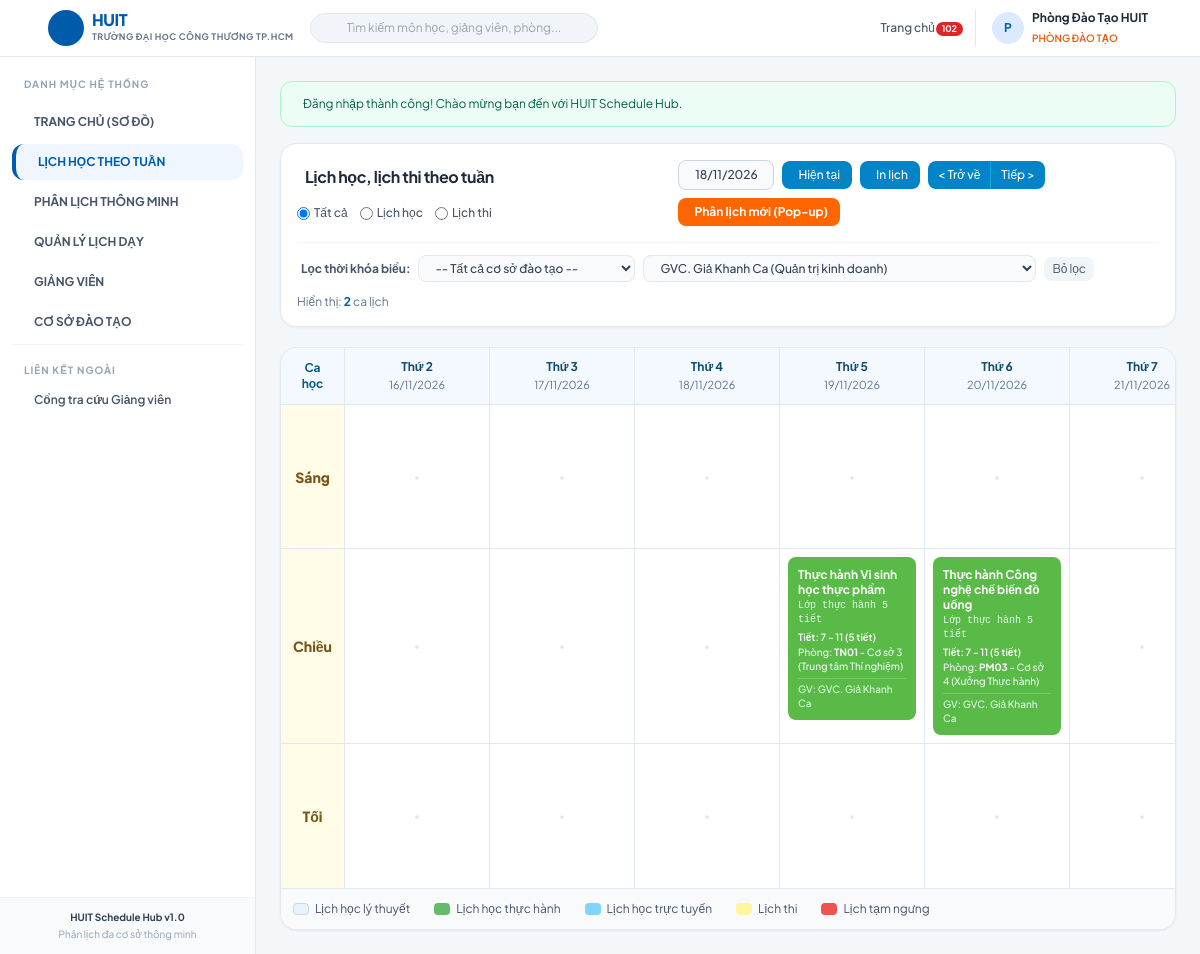
The app's page /timetable?teacher_id=11 (signed in) with its own data.
### tables this page shows
CREATE TABLE `schedules` (
  `id` int NOT NULL AUTO_INCREMENT,
  `teacher_id` int NOT NULL,
  `branch_id` int NOT NULL,
  `subject_name` varchar(255) NOT NULL,
  `room` varchar(50) NOT NULL,
  `day_of_week` tinyint NOT NULL COMMENT '2: Thu 2, 3: Thu 3, ..., 8: Chu Nhat',
  `shift_or_periods` varchar(100) NOT NULL COMMENT 'Vi du: Sang (Tiet 1-3), Chieu (Tiet 7-9)',
  `class_type` varchar(20) DEFAULT 'theory',
  `period_start` tinyint DEFAULT '1',
  `period_end` tinyint DEFAULT '3',
  `session_time` varchar(20) NOT NULL DEFAULT 'morning' COMMENT 'morning, afternoon, evening',
  `notes` text,
  `created_at` timestamp NULL DEFAULT CURRENT_TIMESTAMP,
  PRIMARY KEY (`id`),
  KEY `fk_schedule_teacher` (`teacher_id`),
  KEY `fk_schedule_branch` (`branch_id`),
  CONSTRAINT `fk_schedule_branch` FOREIGN KEY (`branch_id`) REFERENCES `branches` (`id`) ON DELETE CASCADE,
  CONSTRAINT `fk_schedule_teacher` FOREIGN KEY (`teacher_id`) REFERENCES `teachers` (`id`) ON DELETE CASCADE
);

CREATE TABLE `branches` (
  `id` int NOT NULL AUTO_INCREMENT,
  `branch_name` varchar(255) NOT NULL,
  `address` varchar(255) NOT NULL,
  `created_at` timestamp NULL DEFAULT CURRENT_TIMESTAMP,
  PRIMARY KEY (`id`)
);

CREATE TABLE `teachers` (
  `id` int NOT NULL AUTO_INCREMENT,
  `full_name` varchar(255) NOT NULL,
  `email` varchar(255) NOT NULL,
  `phone` varchar(50) NOT NULL,
  `expertise` varchar(255) NOT NULL,
  `password` varchar(255) NOT NULL,
  `created_at` timestamp NULL DEFAULT CURRENT_TIMESTAMP,
  PRIMARY KEY (`id`),
  UNIQUE KEY `email` (`email`)
);

### views/dashboard/weekly.php (the view, shortened to what the rows shown need)
<?php
$dayNames = [
    2 => ['name' => 'Thứ 2', 'date' => '16/11/2026'],
    3 => ['name' => 'Thứ 3', 'date' => '17/11/2026'],
    4 => ['name' => 'Thứ 4', 'date' => '18/11/2026'],
    5 => ['name' => 'Thứ 5', 'date' => '19/11/2026'],
    6 => ['name' => 'Thứ 6', 'date' => '20/11/2026'],
    7 => ['name' => 'Thứ 7', 'date' => '21/11/2026'],
    8 => ['name' => 'Chủ nhật', 'date' => '22/11/2026']
];
$sessions = ['Sáng', 'Chiều', 'Tối'];
if (!function_exists('getScheduleSessionName')) {
    function getScheduleSessionName(string $shift, array $shiftDetails): string {
        if (isset($shiftDetails[$shift]['session'])) {
            $sess = $shiftDetails[$shift]['session'];
            if ($sess === 'morning') return 'Sáng';
            if ($sess === 'afternoon') return 'Chiều';
            if ($sess === 'evening') return 'Tối';
        }
        return 'Sáng';
    }
}
?>
<div class="space-y-5">
    <div class="bg-white rounded-2xl border border-slate-200 shadow-sm p-4">
        <div class="flex flex-col lg:flex-row lg:items-center justify-between gap-4">
            <div class="flex flex-wrap items-center gap-4">
                <h1 class="text-base font-bold text-slate-800 tracking-tight flex items-center space-x-2">
                    <span>Lịch học, lịch thi theo tuần</span>
                </h1>
                <div class="flex items-center space-x-3 text-xs text-slate-600 font-medium">
                    <label class="flex items-center space-x-1 cursor-pointer">
                        <input type="radio" name="schedule_type" checked class="text-huit-header focus:ring-huit-header">
                        <span>Tất cả</span>
                    </label>
                    <label class="flex items-center space-x-1 cursor-pointer">
                        <input type="radio" name="schedule_type" class="text-huit-header focus:ring-huit-header">
                        <span>Lịch học</span>
                    </label>
                    <label class="flex items-center space-x-1 cursor-pointer">
                        <input type="radio" name="schedule_type" class="text-huit-header focus:ring-huit-header">
                        <span>Lịch thi</span>
                    </label>
                </div>
            </div>
            <div class="flex flex-wrap items-center gap-2 text-xs">
                <div class="relative">
                    <input type="text" value="18/11/2026" readonly class="w-24 text-center py-1.5 px-2 bg-slate-50 border border-slate-300 rounded-lg font-medium text-slate-700">
                </div>
                <button type="button" class="px-3 py-1.5 bg-sky-600 hover:bg-sky-700 text-white font-medium rounded-lg shadow-xs flex items-center space-x-1 transition">
                    <span>Hiện tại</span>
                </button>
                <button type="button" onclick="window.print()" class="px-3 py-1.5 bg-sky-600 hover:bg-sky-700 text-white font-medium rounded-lg shadow-xs flex items-center space-x-1 transition">
                    <span>In lịch</span>
                </button>
                <div class="inline-flex rounded-lg shadow-xs">
                    <button type="button" class="px-2.5 py-1.5 bg-sky-600 hover:bg-sky-700 text-white font-medium rounded-l-lg border-r border-sky-500 transition">
                        &lt; Trở về
                    </button>
                    <button type="button" class="px-2.5 py-1.5 bg-sky-600 hover:bg-sky-700 text-white font-medium rounded-r-lg transition">
                        Tiếp &gt;
                    </button>
                </div>
                <button type="button" onclick="openCreateScheduleModal()" class="px-3 py-1.5 bg-huit-orange hover:bg-huit-orangeHover text-white font-bold rounded-lg shadow-xs transition flex items-center space-x-1">
                    <span>Phân lịch mới (Pop-up)</span>
                </button>
            </div>
        </div>
        <div class="mt-4 pt-3 border-t border-slate-100 flex flex-wrap items-center justify-between gap-3 text-xs">
            <form method="GET" action="/timetable" class="flex flex-wrap items-center gap-2">
                <span class="font-bold text-slate-600"><i class="ti ti-filter mr-1 text-huit-header"></i>Lọc thời khóa biểu:</span>
                <select name="branch_id" onchange="this.form.submit()" class="py-1 px-3 bg-slate-50 border border-slate-200 rounded-lg text-slate-700 focus:ring-1 focus:ring-huit-header font-medium">
                    <option value="">-- Tất cả cơ sở đào tạo --</option>
                </select>
                <select name="teacher_id" onchange="this.form.submit()" class="py-1 px-3 bg-slate-50 border border-slate-200 rounded-lg text-slate-700 focus:ring-1 focus:ring-huit-header font-medium">
                    <?php foreach ($teachers as $t): ?>
                        <option value="<?= $t['id'] ?>" <?= $selectedTeacherId === (int)$t['id'] ? 'selected' : '' ?>>
                            <?= htmlspecialchars($t['full_name']) ?> (<?= htmlspecialchars($t['expertise']) ?>)
                        </option>
                    <?php endforeach; ?>
                </select>
                <?php if ($selectedBranchId || $selectedTeacherId): ?>
                    <a href="/timetable" class="px-2 py-1 bg-slate-100 hover:bg-slate-200 text-slate-600 rounded-lg transition">
                        <i class="ti ti-x"></i> Bỏ lọc
                    </a>
                <?php endif; ?>
            </form>
            <div class="text-slate-500">
                Hiển thị: <strong class="text-huit-header"><?= $totalSchedules ?></strong> ca lịch
            </div>
        </div>
    </div>
    <div class="bg-white rounded-2xl border border-slate-200 shadow-sm overflow-hidden">
        <div class="overflow-x-auto">
            <table class="w-full border-collapse min-w-[1050px] text-xs">
                <thead>
                    <tr class="bg-blue-50/70 border-b border-slate-200 text-slate-700">
                        <th class="p-3 text-center w-24 font-bold border-r border-slate-200 text-sky-800">
                            Ca học
                        </th>
                        <?php for ($day = 2; $day <= 8; $day++): ?>
                            <th class="p-2.5 text-center font-bold border-r border-slate-200 w-40 <?= $day === 8 ? 'text-red-600' : 'text-sky-900' ?>">
                                <div><?= $dayNames[$day]['name'] ?></div>
                                <div class="text-[11px] font-normal text-slate-500 mt-0.5"><?= $dayNames[$day]['date'] ?></div>
                            </th>
                        <?php endfor; ?>
                    </tr>
                </thead>
                <tbody class="divide-y divide-slate-200">
                    <?php foreach ($sessions as $sessionName): ?>
                        <tr>
                            <td class="p-3 bg-[#fffde7] border-r border-slate-200 text-center font-bold align-middle w-24">
                                <div class="text-sm font-extrabold text-[#78541a]"><?= $sessionName ?></div>
                            </td>
                            <?php for ($day = 2; $day <= 8; $day++):
                                $cellSchedules = [];
                                if (!empty($timetableGrid[$day])) {
                                    foreach ($timetableGrid[$day] as $shiftKey => $items) {
                                        if (getScheduleSessionName($shiftKey, $shiftDetails) === $sessionName) {
                                            foreach ($items as $item) {
                                                $cellSchedules[] = $item;
                                            }
                                        }
                                    }
                                }
                                usort($cellSchedules, function($a, $b) use ($shiftDetails) {
                                    $startA = $shiftDetails[$a['shift_or_periods']]['start'] ?? 1;
                                    $startB = $shiftDetails[$b['shift_or_periods']]['start'] ?? 1;
                                    return $startA <=> $startB;
                                });
                            ?>
                                <td class="p-2 border-r border-slate-200 align-top min-w-[145px] h-36 bg-white hover:bg-slate-50/40 transition">
                                    <?php if (empty($cellSchedules)): ?>
                                        <div class="h-full flex items-center justify-center text-slate-200 text-[11px] select-none">
                                            &bull;
                                        </div>
                                    <?php else: ?>
                                        <div class="space-y-2">
                                            <?php foreach ($cellSchedules as $sch):
                                                $shiftInfo = $shiftDetails[$sch['shift_or_periods']] ?? null;
                                                $isPractice = ($shiftInfo['type'] ?? '') === 'practice'
                                                           || stripos($sch['shift_or_periods'], 'thực hành') !== false
                                                           || stripos($sch['subject_name'], 'thực hành') !== false
                                                           || stripos($sch['subject_name'], 'lab') !== false;
                                                $periodLabel = '';
                                                if ($shiftInfo && isset($shiftInfo['start'], $shiftInfo['end'])) {
                                                    $periodLabel = "Tiết: {$shiftInfo['start']} - {$shiftInfo['end']}";
                                                } elseif (preg_match('/Tiết\s*(\d+)\s*-\s*(\d+)/i', $sch['shift_or_periods'], $m)) {
                                                    $periodLabel = "Tiết: {$m[1]} - {$m[2]}";
                                                } else {
                                                    $periodLabel = $sch['shift_or_periods'];
                                                }
                                                $classCode = !empty($sch['notes']) ? htmlspecialchars($sch['notes']) : '14DHTH' . str_pad($sch['id'], 2, '0', STR_PAD_LEFT);
                                            ?>
                                                <?php if ($isPractice): ?>
                                                    <div class="p-2.5 rounded-lg bg-[#59ba47] text-white shadow-xs text-left leading-snug">
                                                        <div class="font-bold text-xs leading-tight">
                                                            <?= htmlspecialchars($sch['subject_name']) ?>
                                                        </div>
                                                        <div class="text-[10px] text-green-100 font-mono mt-0.5">
                                                            <?= $classCode ?>
                                                        </div>
                                                        <div class="text-[10px] font-semibold text-white mt-1">
                                                            <?= $periodLabel ?> (5 tiết)
                                                        </div>
                                                        <div class="text-[10px] text-green-50 mt-0.5 font-medium">
                                                            Phòng: <span class="font-bold text-white"><?= htmlspecialchars($sch['room']) ?></span> - <?= htmlspecialchars($sch['branch_name']) ?>
                                                        </div>
                                                        <div class="text-[10px] font-medium text-green-100 mt-1 pt-1 border-t border-white/20">
                                                            GV: <?= htmlspecialchars($sch['teacher_name']) ?>
                                                        </div>
                                                    </div>
                                                <?php endif; ?>
                                            <?php endforeach; ?>
                                        </div>
                                    <?php endif; ?>
                                </td>
                            <?php endfor; ?>
                        </tr>
                    <?php endforeach; ?>
                </tbody>
            </table>
        </div>
        <div class="p-3 bg-slate-50 border-t border-slate-200 flex flex-wrap items-center gap-x-6 gap-y-2 text-xs text-slate-600">
            <div class="flex items-center space-x-1.5">
                <span class="w-4 h-3 rounded bg-[#EBF3FA] border border-blue-200 inline-block"></span>
                <span>Lịch học lý thuyết</span>
            </div>
            <div class="flex items-center space-x-1.5">
                <span class="w-4 h-3 rounded bg-[#66BB6A] inline-block"></span>
                <span>Lịch học thực hành</span>
            </div>
            <div class="flex items-center space-x-1.5">
                <span class="w-4 h-3 rounded bg-[#81D4FA] inline-block"></span>
                <span>Lịch học trực tuyến</span>
            </div>
            <div class="flex items-center space-x-1.5">
                <span class="w-4 h-3 rounded bg-[#FFF59D] inline-block"></span>
                <span>Lịch thi</span>
            </div>
            <div class="flex items-center space-x-1.5">
                <span class="w-4 h-3 rounded bg-[#EF5350] inline-block"></span>
                <span>Lịch tạm ngưng</span>
            </div>
        </div>
    </div>
</div>

### src/Core/Router.php (shortened to what the rows shown need)
<?php
class Router
{
    private array $routes = [];
    private function addRoute(string $method, string $path, array $handler): void
    {
        $pattern = preg_replace('/\{([a-zA-Z0-9_]+)\}/', '(?P<$1>[^/]+)', $path);
        $pattern = '#^' . $pattern . '$#';
        $this->routes[] = [
            'method' => $method,
            'pattern' => $pattern,
            'handler' => $handler,
        ];
    }
    public function dispatch(): void
    {
        $uri = parse_url($_SERVER['REQUEST_URI'], PHP_URL_PATH);
        $method = $_SERVER['REQUEST_METHOD'];
        foreach ($this->routes as $route) {
            if ($route['method'] === $method && preg_match($route['pattern'], $uri, $matches)) {
                $params = array_filter($matches, 'is_string', ARRAY_FILTER_USE_KEY);
                [$controllerClass, $action] = $route['handler'];
                $controller = new $controllerClass();
                call_user_func_array([$controller, $action], $params);
                return;
            }
        }
    }
}

### records on screen
schedules: subject_name "Thực hành Vi sinh học thực phẩm", notes "Lớp thực hành 5 tiết", periodLabel "Tiết: 7 - 11", room "TN01", branch.branch_name "Cơ sở 3 (Trung tâm Thí nghiệm)", teacher.full_name "GVC. Giả Khanh Ca"
schedules: subject_name "Thực hành Công nghệ chế biến đồ uống", notes "Lớp thực hành 5 tiết", periodLabel "Tiết: 7 - 11", room "PM03", branch.branch_name "Cơ sở 4 (Xưởng Thực hành)", teacher.full_name "GVC. Giả Khanh Ca"

### other values on screen
$totalSchedules "2"
$dayNames[$day]['name'] "Thứ 2"
$dayNames[$day]['date'] "16/11/2026"
$dayNames[$day]['name'] "Thứ 3"
$dayNames[$day]['date'] "17/11/2026"
$dayNames[$day]['name'] "Thứ 4"
$dayNames[$day]['date'] "18/11/2026"
$dayNames[$day]['name'] "Thứ 5"
$dayNames[$day]['date'] "19/11/2026"
$dayNames[$day]['name'] "Thứ 6"
$dayNames[$day]['date'] "20/11/2026"
$dayNames[$day]['name'] "Thứ 7"
$dayNames[$day]['date'] "21/11/2026"
$sessionName "Sáng"
$sessionName "Chiều"
